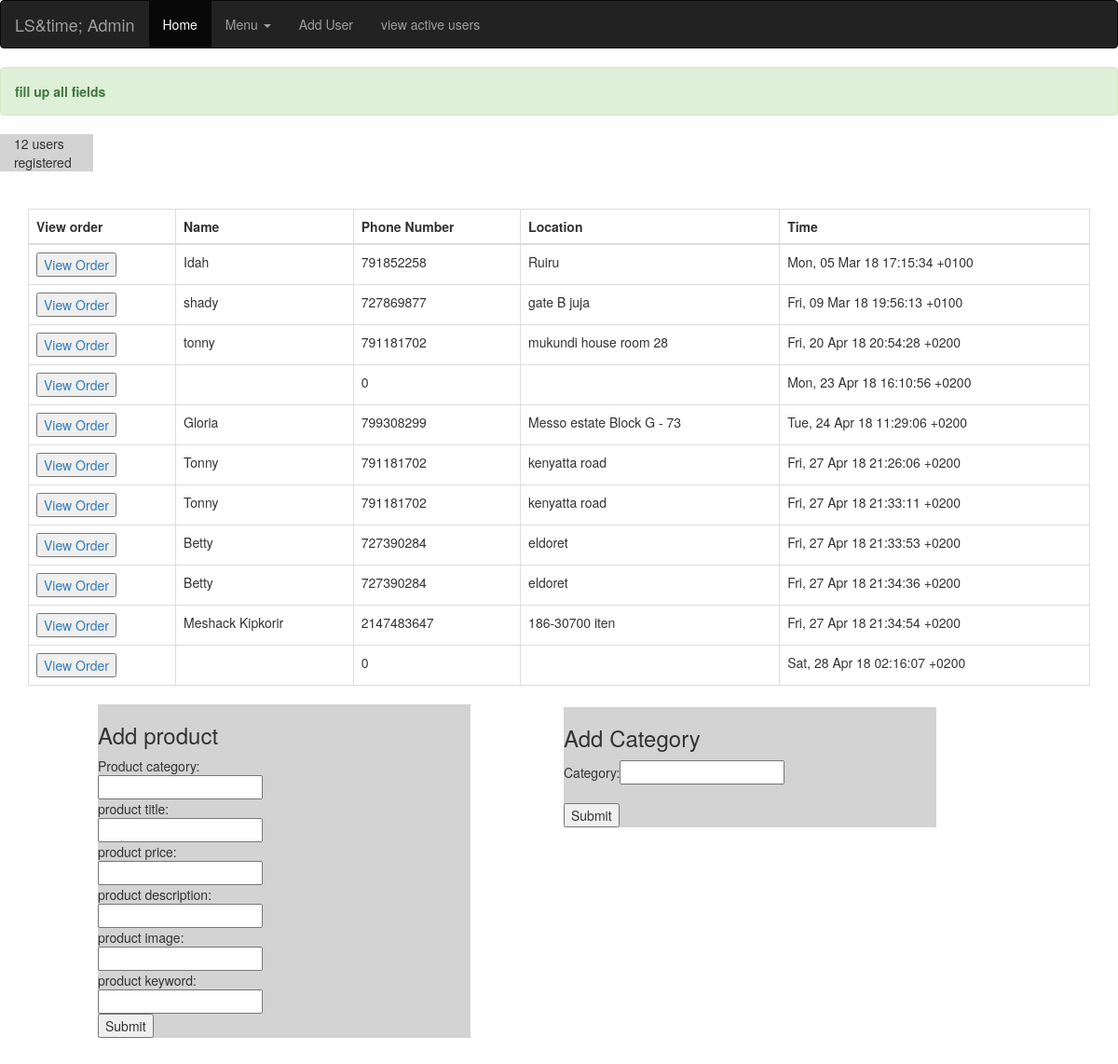
Page /admin.php (signed in) on the committed database.
### tables this page shows
CREATE TABLE IF NOT EXISTS `c_order_details` (
  `c_id` int(11) NOT NULL AUTO_INCREMENT,
  `user_id` int(10) NOT NULL,
  `name` varchar(30) NOT NULL,
  `phone` int(30) NOT NULL,
  `location` varchar(30) NOT NULL,
  `tim` varchar(100) NOT NULL,
  PRIMARY KEY (`c_id`)
);

### admin.php (the view, shortened to what this page needs)
<!--<?php
require_once 'db.php';
?>
<!DOCTYPE html>
<html>
<head>
	<link rel="stylesheet" href="css/bootstrap.min.css"/>
</head>
<body>
	<nav class="navbar navbar-inverse">
  <div class="container-fluid">
    <div class="navbar-header">
      <a class="navbar-brand" href="#">LS&time; Admin</a>
    </div>
    <ul class="nav navbar-nav">
      <li class="active"><a href="#">Home</a></li>
      <li class="dropdown">
        <a class="dropdown-toggle" data-toggle="dropdown" href="#">Menu
        <span class="caret"></span></a>
      </li>
      <li><a href="#">Add User</a></li>
      <li><a href="#">view active users</a></li>
    </ul>
  </div>
</nav>
<?php
	 if(isset($_POST['submit'])){
    $cat = $_POST['product_cat'];
    $title = $_POST['product_title'];
    $price = $_POST['product_price'];
    $desc = $_POST['product_desc'];
    $image = $_POST['product_image'];
    $keyword =$_POST['product_keywords'];
 if($cat != null||$title != null||$price != null || $desc != null  || $image != null || $keyword != null){
    $sql = "INSERT INTO products(`product_id`,`product_cat`,`product_title`,`product_price`,`product_desc`,`product_image`,`product_keywords`)VALUES(NULL,'$cat','$title','$price','$desc','$image','$keyword')";
    $result = mysqli_query($con,$sql);
    if($result){
     echo " <div class='alert alert-success'>
	            <a href='#' class='close' data-dismiss='alert' aria-label='close'>&times;</a>
	          <b>Your product is Added Successfully..!</b>
            </div>
				";
				header("admin.php");
    }
   }
}
else{
	  echo "<div class='alert alert-success'>
         <b> fill up all fields</b>
         </div>";
}
?>
<div class="col-md-1" style="background-color: lightgrey;">
	<?php
     $query = "SELECT * FROM user_info";
     $result = mysqli_query($con,$query);
     $registered = mysqli_num_rows($result);
     echo $registered." users registered";
	?>
</div>
	<div class="container" style="padding-top: 80px;">
		<table class="table table-bordered table-stripped" class="col=md-6">
			<thead>
				<th>View order</th>
				<th>Name</th>
				<th>Phone Number</th>
				<th>Location</th>
				<th>Time</th>
			</thead>
		    <tbody><?php
        $sql = "SELECT c_id,user_id,name,phone,location,tim FROM  c_order_details order by c_id asc";
        $result = mysqli_query($con,$sql) or die(mysql_error());
        if(mysqli_num_rows($result) > 0){
         while ($row = $result -> fetch_assoc()) {?>
		    	<tr>
		    		<td> <a href="orders.php?id='<?php echo $row['user_id'];?>'"><button>View Order</button></a></td>
		    		<td> <?php echo $row['name'];?></td>
		    		<td> <?php echo $row['phone'];?></td>
		    		<td> <?php echo $row['location'];?></td>
		    		<td><?php  echo $row['tim'];?></td>
		    	</tr>
		    	 <?php }
        }?>
		    </tbody>
	    	</table>
	</div>
	<div class="col-md-4" style="position:relative;left: 105px;">
		<div class="row" style="background-color:lightgrey;">
			<h3>Add product</h3>
			<form action="<?php echo $_SERVER['PHP_SELF'];?>" method="POST">
			Product category:<br><input type="text" name="product_cat" ><br>
			product title:<br><input type="text" name="product_title" ><br>
			product price:<br><input type="text" name="product_price"  ><br>
			product description:<br><input type="text" name="product_desc" ><br>
			product image:<br><input type="text" name="product_image" ><br>
			product keyword:<br><input type="text" name="product_keywords" ><br>
			<input type="submit" name="submit">
				</form>
		</div>
		<div class="row" style="background-color: lightgrey; position: relative;left: 500px;top:-355px;">
			<h3>Add Category</h3>
			<form action="<?php $_SERVER['PHP_SELF']?>" method="POST">
			Category:<input type="text" name="cat_title"><br><br>
				    <input type="submit" name="Addcat">
			</form>
		</div>
	</div>
</body>
</html>

### rows in the picture
c_order_details: name "Idah", phone "791852258", location "Ruiru", tim "Mon, 05 Mar 18 17:15:34 +0100"
c_order_details: name "shady", phone "727869877", location "gate B juja", tim "Fri, 09 Mar 18 19:56:13 +0100"
c_order_details: name "tonny", phone "791181702", location "mukundi house room 28", tim "Fri, 20 Apr 18 20:54:28 +0200"
c_order_details: phone "0", tim "Mon, 23 Apr 18 16:10:56 +0200"
c_order_details: name "Gloria", phone "799308299", location "Messo estate Block G - 73", tim "Tue, 24 Apr 18 11:29:06 +0200"
c_order_details: name "Tonny", phone "791181702", location "kenyatta road", tim "Fri, 27 Apr 18 21:26:06 +0200"
c_order_details: name "Tonny", phone "791181702", location "kenyatta road", tim "Fri, 27 Apr 18 21:33:11 +0200"
c_order_details: name "Betty", phone "727390284", location "eldoret", tim "Fri, 27 Apr 18 21:33:53 +0200"
c_order_details: name "Betty", phone "727390284", location "eldoret", tim "Fri, 27 Apr 18 21:34:36 +0200"
c_order_details: name "Meshack Kipkorir", phone "2147483647", location "186-30700 iten", tim "Fri, 27 Apr 18 21:34:54 +0200"
c_order_details: phone "0", tim "Sat, 28 Apr 18 02:16:07 +0200"

### other values in the picture
$registered "12"
